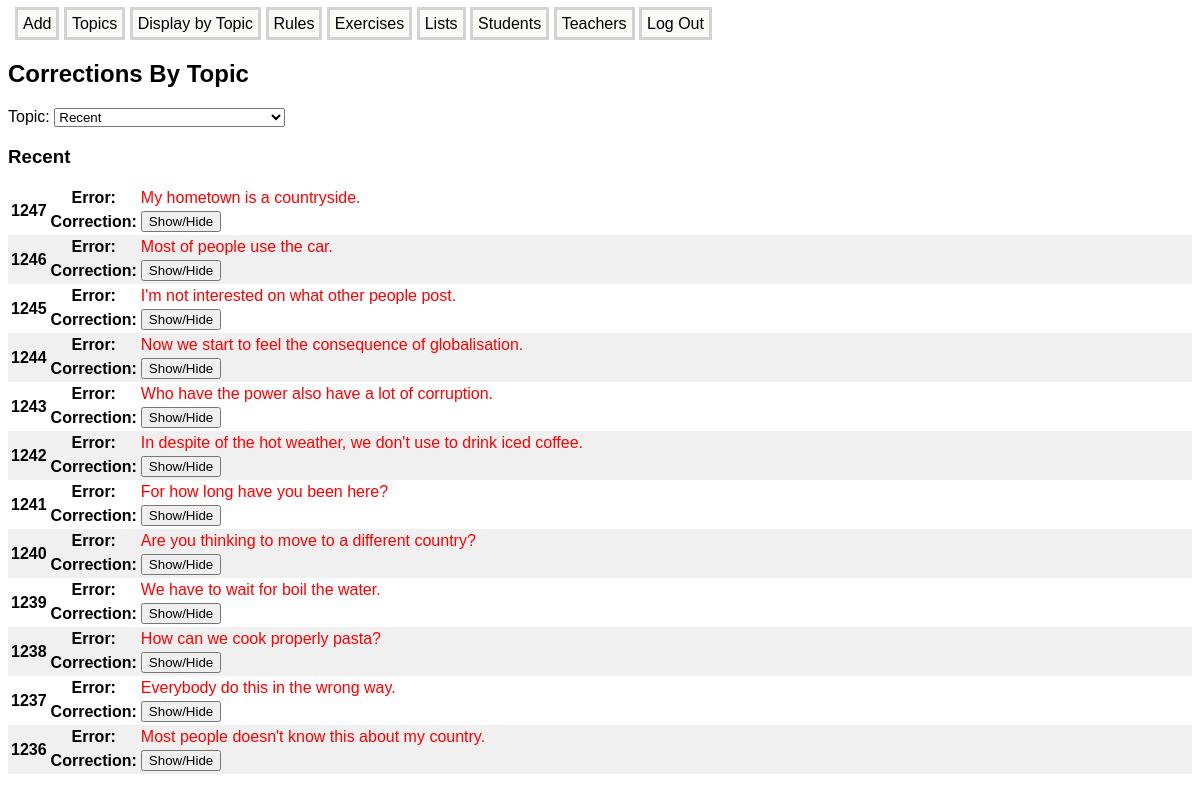
Screenshot of /display_by_topic with the database file from the repository.
### models.py (models this page shows)
class Error(db.Model):
    id = db.Column(db.Integer, primary_key = True)
    incorrect_sentence = db.Column(db.String(300), index = True, unique = True, nullable = False)
    corrections = db.relationship('Correction', backref = 'error', lazy = 'joined', cascade = 'all, delete-orphan')
    teacher_id = db.Column(db.Integer, db.ForeignKey('teacher.id'))
    student_id = db.Column(db.Integer, db.ForeignKey('student.id'))
    error_topics = db.relationship('ErrorTopic', backref = 'error', lazy = 'joined', cascade = 'all, delete-orphan')
    error_rules = db.relationship('ErrorRule', backref = 'error', lazy = 'joined', cascade = 'all, delete-orphan')
    entered = db.Column(db.DateTime, default = datetime.now(timezone.utc), nullable=False)
    last_edited = db.Column(db.DateTime, default = datetime.now(timezone.utc), nullable=False)
    list_items = db.relationship('ListItem', backref = 'error', lazy = 'joined')
    cloze_sentences = db.relationship('ClozeSentence', backref = 'error', lazy = 'joined')
    comments = db.relationship('Comment', backref = 'error', lazy = 'joined', cascade = 'all, delete-orphan')

### app.py (the view)
@app.route('/display_by_topic', methods=['GET', 'POST'])
def display_by_topic():
    topic = None
    errors = db.session.query(Error).join(ErrorTopic).options(joinedload(Error.corrections))\
                        .order_by(desc(Error.entered)).limit(20).all()
    topics = Topic.query.order_by(Topic.topic_name).all()
    select_topic_form = SelectTopicForm()
    select_topic_form.selected_topic.choices = [('', 'Recent')] + [(topic.id, topic.topic_name) for topic in topics]
    if request.method == 'POST' and select_topic_form.validate():
        topic_id = select_topic_form.selected_topic.data
        topic = Topic.query.get(topic_id)
        if topic:
            errors = db.session.query(Error).join(ErrorTopic).options(joinedload(Error.corrections))\
                    .filter(ErrorTopic.topic_id==topic.id).order_by(desc(Error.id)).all()
    return render_template('display_by_topic.html', errors=errors, select_topic_form=select_topic_form, topic=topic)

### forms.py
class SelectTopicForm(FlaskForm):
    selected_topic = SelectField('Topic:', choices = [])
    submit = SubmitField('Submit')

### templates/display_by_topic.html (shortened to what this page needs)
{% extends "base.html" %}
{% block content %}
<h2>Corrections By Topic</h2>
<form method="POST" action="{{ url_for('display_by_topic') }}" id="selectTopicForm">
    {{ select_topic_form.selected_topic.label }}
    {{ select_topic_form.selected_topic(onchange="submitForm()") }}
</form>
{% if topic.topic_name %}
    <h3>{{ topic.topic_name }}</h3>
    {% else %}
    <h3>Recent</h3>
{% endif %}
{% for error in errors %}
<div class="entry-container">
    <table>
        <tr>
            <th rowspan="4">{{ error.id }} </th>
            <th>Error:</th>
            <td style="color: red">{{ error.incorrect_sentence }}</td>
            <td></td>
        </tr>
        <tr>
            <th>Correction:</th>
            <td>
                <button onclick="toggleVisibility(event, '{{ error.id }}')">Show/Hide</button>
            </td>
        </tr>
    </table>
</div>
{% endfor %}
{% endblock %}

### static/styles.css (style rules this page uses)
body { font-family: sans-serif; }
.entry-container { width: 100%; min-width: 880px; }
.entry-container:nth-child(even) { background-color: #F0F0F0; }
.entry-container:nth-child(odd) { background-color: white; }

### rows the page displays
Error: id "1247", incorrect_sentence "My hometown is a countryside."
Error: id "1246", incorrect_sentence "Most of people use the car."
Error: id "1245", incorrect_sentence "I'm not interested on what other people post."
Error: id "1244", incorrect_sentence "Now we start to feel the consequence of globalisation."
Error: id "1243", incorrect_sentence "Who have the power also have a lot of corruption."
Error: id "1242", incorrect_sentence "In despite of the hot weather, we don't use to drink iced coffee."
Error: id "1241", incorrect_sentence "For how long have you been here?"
Error: id "1240", incorrect_sentence "Are you thinking to move to a different country?"
Error: id "1239", incorrect_sentence "We have to wait for boil the water."
Error: id "1238", incorrect_sentence "How can we cook properly pasta?"
Error: id "1237", incorrect_sentence "Everybody do this in the wrong way."
Error: id "1236", incorrect_sentence "Most people doesn't know this about my country."

### other values shown
{{ select_topic_form.selected_topic.label }} "Topic:"
